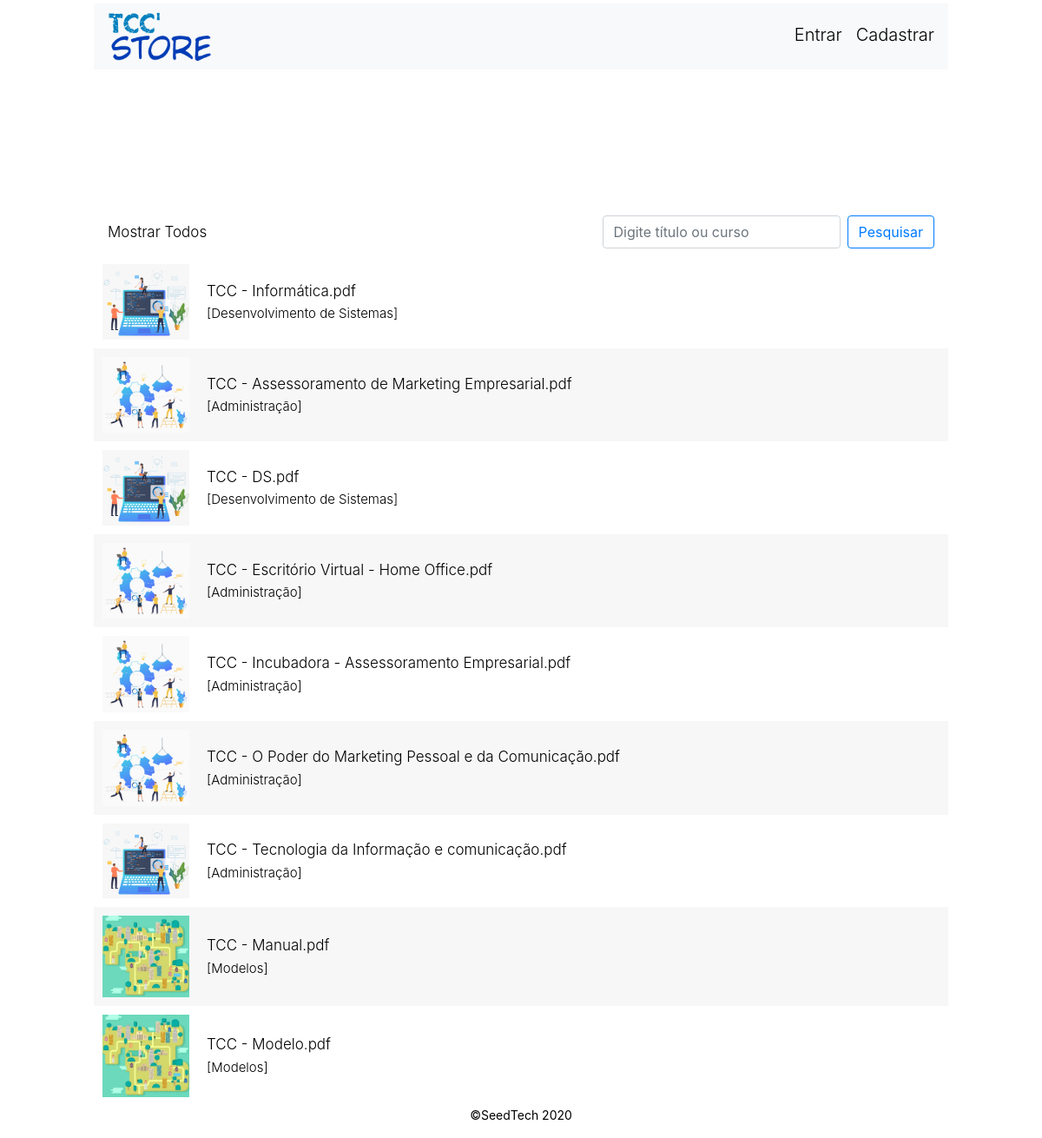
Page /inicio.php on the committed database.
### tables this page shows
CREATE TABLE `projeto` (
  `cod_tcc` int(11) NOT NULL,
  `capa` varchar(20) NOT NULL,
  `arquivo` varchar(100) DEFAULT NULL,
  `ano` year(4) DEFAULT NULL,
  `nome` varchar(50) DEFAULT NULL,
  `descricao` text DEFAULT NULL,
  `cod_curso_fk` int(11) DEFAULT NULL,
  `cod_escola_fk` int(11) DEFAULT NULL
);

CREATE TABLE `curso` (
  `cod_curso` int(11) NOT NULL,
  `nome` varchar(45) NOT NULL
);

### includes/fun.php (called while the page is built, shortened)
<?php
    function thumb($arq){
        $caminho = "img/$arq";
        if(is_null($arq) || !file_exists($caminho)){
            return "img/mapa.jpg";
        }else{
            return $caminho;
        }
    }
?>

### inicio.php (the view, shortened to what this page needs)
<!DOCTYPE html>
<html lang="en">
<head>
    <link rel="stylesheet" href="css/bootstrap.min.css">
    <link rel="stylesheet" type="text/css" href="css/estilo.css">
    <link rel="stylesheet" href="css/inicio.css">
</head>
<body>
    <?php
    require_once "includes/banco.php";
    require_once "includes/fun.php";
    ?>
    <div class="cover-container d-flex w-100 h-100 p-1 mx-auto flex-column">
        <header class="masthead">
            <div class="inner">
                <div class="navbar navbar-light bg-light">
                    <h3 class="masthead-brand"><a href="index.php"><img src="icones/logo.png" alt="logo tcc store" width="120"></a></h3>
                    <nav class="nav nav-masthead justify-content-center nav">
                        <?php
                        if (empty($_SESSION['user'])) {
                            echo "<a class='nav-link' href= 'user-login.php'> Entrar</a> ";
                            echo "<a class='nav-link' href='user-cadastrar.php'>Cadastrar</a>";
                        }
                        ?>
                    </nav>
                </div>
            </div>
        </header>
        <nav class="navbar ">
        <a class='nav-link-inicio' href="inicio.php"> Mostrar Todos</a>
            <form class="form-inline" method="get" id="busca" action="inicio.php">
                <input class="form-control mr-sm-2 " type="search" name="c" placeholder="Digite título ou curso" aria-label="Pesquisar">
                <input class="btn btn-outline-primary my-2 my-sm-0" type="submit" value="Pesquisar">
            </form>
        </nav>
        <table class="listagem ">
            <?php
            $q = "select projeto.nome, projeto.capa, projeto.cod_tcc, projeto.arquivo, curso.nome from projeto inner join curso on cod_curso = cod_curso_fk ";
            $busca = $banco->query($q);
            if (!$busca) {
                echo "<tr><td>Infelizmente a busca deu errado";
            } else {
                if ($busca->num_rows == 0) {
                    echo "<tr><td>Nenhum registro encontrado";
                } else {
                    while ($reg = $busca->fetch_object()) {
                        $t = thumb($reg->capa);
                        echo "<tr><td><img src='$t' class='mini'/><td><a class='nav-link-inicio' href='detalhe.php?cod=$reg->cod_tcc'>$reg->arquivo</a>";
                        echo "<br><span class='span'>[$reg->nome]</span>";
                    }
                }
            }
            ?>
        </table>
        <footer class="masterfoot mt-auto">
            <div class="inner">
                <p>
                    &copySeedTech 2020
                </p>
            </div>
        </footer>
    </div>
</body>
</html>

### css/estilo.css (style rules this page uses)
form#busca { text-align: right; }
table.listagem { width: 100%; text-align: left; border-collapse: collapse; }
table.listagem tr { height: 50px; }
table.listagem td { padding: 10px; }
table.listagem tr:nth-child(even) { background-color: #f7f7f7; }
table.listagem td:nth-child(1) { width: 50px; }
img.mini { width: 100px; }
footer { font-size: 14px; text-align: center; }

### css/inicio.css (style rules this page uses)
a, a:focus, a:hover { color: #fff; }
.nav-link-inicio { text-decoration: none; font-size: 17px; font-weight: 300; color: #000; margin-right: 6px; }
.span { font-size: 15px; font-weight: 300; }
html, body { height: 100%; background-color: rgba(255, 255, 255, 0.932); }
body { display: -ms-flexbox; display: flex; color: #000; }
.cover-container { max-width: 62em; }
.masthead { margin-bottom: 10rem; }
.masthead-brand { margin-bottom: 0; }
.nav-masthead .nav-link { padding: .25rem 0; font-weight: 300; color: #000; background-color: transparent; border-bottom: .25rem solid transparent; }
.nav { font-size: 1.25rem; }
.nav-masthead .nav-link + .nav-link { margin-left: 1rem; }
@media (min-width: 48em) { .masthead-brand { float: left; } }
@media (min-width: 48em) { .nav-masthead { float: right; } }

### rows in the picture
projeto: capa (picture), arquivo "TCC - Informática.pdf", cod_curso_fk.nome "Desenvolvimento de Sistemas"
projeto: capa (picture), arquivo "TCC - Assessoramento de Marketing Empresarial.pdf", cod_curso_fk.nome "Administração"
projeto: capa (picture), arquivo "TCC - DS.pdf", cod_curso_fk.nome "Desenvolvimento de Sistemas"
projeto: capa (picture), arquivo "TCC - Escritório Virtual - Home Office.pdf", cod_curso_fk.nome "Administração"
projeto: capa (picture), arquivo "TCC - Incubadora - Assessoramento Empresarial.pdf", cod_curso_fk.nome "Administração"
projeto: capa (picture), arquivo "TCC - O Poder do Marketing Pessoal e da Comunicação.pdf", cod_curso_fk.nome "Administração"
projeto: capa (picture), arquivo "TCC - Tecnologia da Informação e comunicação.pdf", cod_curso_fk.nome "Administração"
projeto: capa (picture), arquivo "TCC - Manual.pdf", cod_curso_fk.nome "Modelos"
projeto: capa (picture), arquivo "TCC - Modelo.pdf", cod_curso_fk.nome "Modelos"
